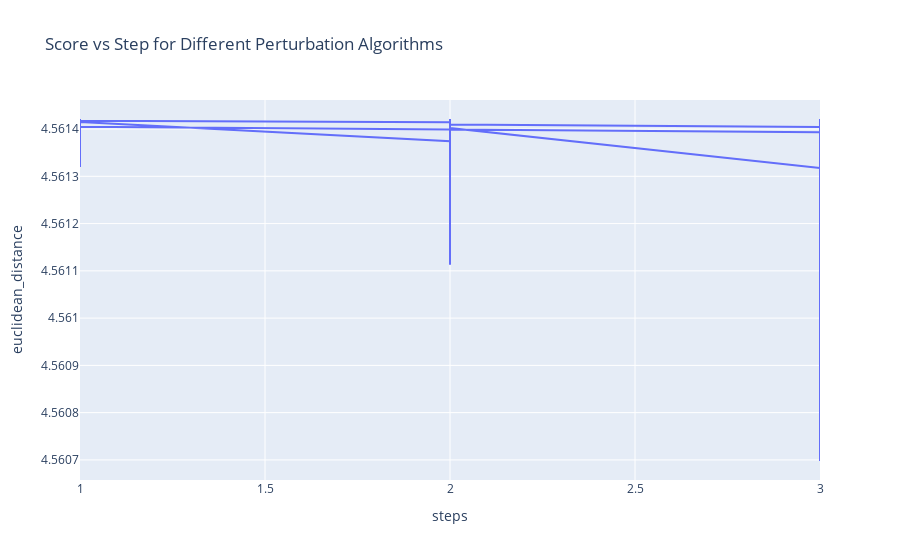

Notebook cell for this chart:
### Code cell
px.line(
    steps_1_to_100.loc[
        (steps_1_to_100["matrix1"] == "real_perturbed")
        & (steps_1_to_100["matrix2"] == "predicted_perturbed")
    ],
    x="steps",
    y="euclidean_distance",
    title="Score vs Step for Different Perturbation Algorithms",
).show()

### Figure 1 — Plotly figure (JSON) as saved in the notebook; plotly's stock layout.template omitted (floating-point values rounded to 4 significant figures)
{"data": [{"hovertemplate": "steps=%{x}<br>euclidean_distance=%{y}<extra></extra>", "legendgroup": "", "line": {"color": "#636efa", "dash": "solid"}, "marker": {"symbol": "circle"}, "mode": "lines", "name": "", "orientation": "v", "showlegend": false, "type": "scatter", "x": [1, 1, 1, 2, 2, 2, 3, 3, 3, 1, 1, 1, 1, 1, 1, 1, 1, 1, 2, 2, 2, 2, 2, 2, 2, 2, 2, 3, 3, 3, 3, 3, 3, 3, 3, 3], "xaxis": "x", "y": [4.561, 4.561, 4.561, 4.561, 4.561, 4.561, 4.561, 4.561, 4.561, 4.561, 4.561, 4.561, 4.561, 4.561, 4.561, 4.561, 4.561, 4.561, 4.561, 4.561, 4.561, 4.561, 4.561, 4.561, 4.561, 4.561, 4.561, 4.561, 4.561, 4.561, 4.561, 4.561, 4.561, 4.561, 4.561, 4.561], "yaxis": "y"}], "layout": {"legend": {"tracegroupgap": 0}, "title": {"text": "Score vs Step for Different Perturbation Algorithms"}, "xaxis": {"anchor": "y", "domain": [0, 1], "title": {"text": "steps"}}, "yaxis": {"anchor": "x", "domain": [0, 1], "title": {"text": "euclidean_distance"}}}}
